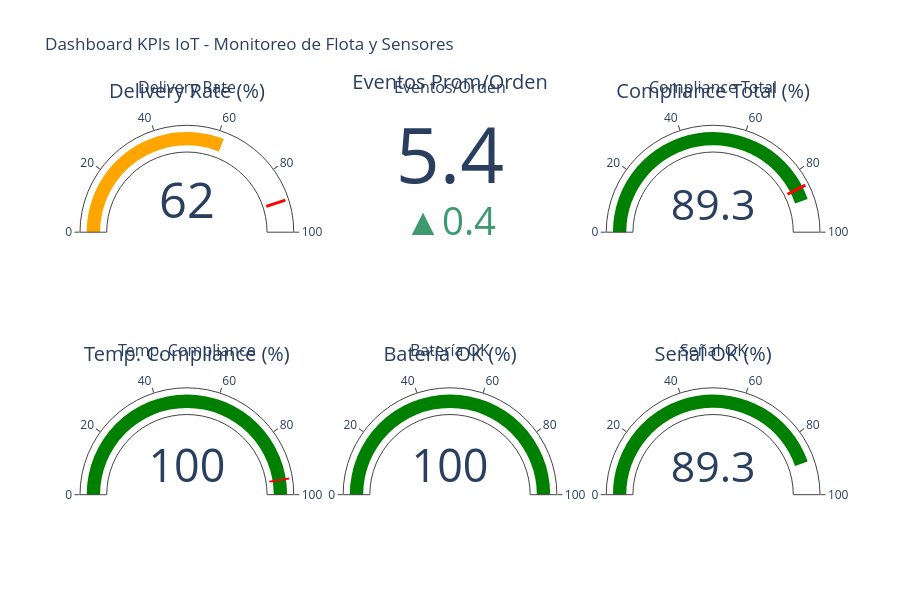

The notebook cell this image was saved under:
### Markdown cell above
---

## 📊 Paso 9: Dashboard de KPIs de Monitoreo IoT

### Code cell
# Calcular KPIs completos de monitoreo IoT
print("📊 KPIs de Monitoreo IoT - Red de Distribución\n")

# KPIs operativos
total_orders = df_transport['order_id'].nunique()
total_events = len(df_transport)
avg_events_per_order = total_events / total_orders
orders_delivered = (df_transport.groupby('order_id')['status'].apply(lambda x: 'DELIVERED' in x.values)).sum()
delivery_rate = (orders_delivered / total_orders * 100) if total_orders > 0 else 0

# KPIs de calidad de sensores
temp_compliance = ((~df_transport['temp_alert']).sum() / total_events * 100)
battery_health = ((~df_transport['battery_alert']).sum() / total_events * 100)
signal_quality = ((~df_transport['signal_alert']).sum() / total_events * 100)
overall_compliance = ((~df_transport['any_alert']).sum() / total_events * 100)

# Contar órdenes en cada estado (última actualización)
df_latest_status = df_transport.sort_values('timestamp').drop_duplicates('order_id', keep='last')
status_distribution = df_latest_status['status'].value_counts()

# Dashboard de KPIs con 6 indicadores
fig = make_subplots(
    rows=2, cols=3,
    subplot_titles=(
        'Delivery Rate', 'Eventos/Orden', 'Compliance Total',
        'Temp. Compliance', 'Batería OK', 'Señal OK'
    ),
    specs=[[{'type': 'indicator'}, {'type': 'indicator'}, {'type': 'indicator'}],
           [{'type': 'indicator'}, {'type': 'indicator'}, {'type': 'indicator'}]]
)

# Fila 1: KPIs operativos
fig.add_trace(go.Indicator(
    mode="gauge+number",
    value=delivery_rate,
    title={'text': "Delivery Rate (%)"},
    gauge={
        'axis': {'range': [None, 100]},
        'bar': {'color': "green" if delivery_rate >= 90 else "orange"},
        'threshold': {'line': {'color': "red", 'width': 3}, 'thickness': 0.75, 'value': 90}
    }
), row=1, col=1)

fig.add_trace(go.Indicator(
    mode="number+delta",
    value=avg_events_per_order,
    title={'text': "Eventos Prom/Orden"},
    delta={'reference': 5, 'relative': False}
), row=1, col=2)

fig.add_trace(go.Indicator(
    mode="gauge+number",
    value=overall_compliance,
    title={'text': "Compliance Total (%)"},
    gauge={
        'axis': {'range': [None, 100]},
        'bar': {'color': "green" if overall_compliance >= 85 else "red"},
        'threshold': {'line': {'color': "red", 'width': 3}, 'thickness': 0.75, 'value': 85}
    }
), row=1, col=3)

# Fila 2: KPIs de sensores
fig.add_trace(go.Indicator(
    mode="gauge+number",
    value=temp_compliance,
    title={'text': "Temp. Compliance (%)"},
    gauge={
        'axis': {'range': [None, 100]},
        'bar': {'color': "green" if temp_compliance >= 95 else "orange"},
        'threshold': {'line': {'color': "red", 'width': 2}, 'thickness': 0.75, 'value': 95}
    }
), row=2, col=1)

fig.add_trace(go.Indicator(
    mode="gauge+number",
    value=battery_health,
    title={'text': "Batería OK (%)"},
    gauge={
        'axis': {'range': [None, 100]},
        'bar': {'color': "green" if battery_health >= 90 else "red"}
    }
), row=2, col=2)

fig.add_trace(go.Indicator(
    mode="gauge+number",
    value=signal_quality,
    title={'text': "Señal OK (%)"},
    gauge={
        'axis': {'range': [None, 100]},
        'bar': {'color': "green" if signal_quality >= 80 else "orange"}
    }
), row=2, col=3)

fig.update_layout(
    title="Dashboard KPIs IoT - Monitoreo de Flota y Sensores",
    height=600,
    showlegend=False
)
fig.show()

# Resumen ejecutivo
print("\n📋 RESUMEN EJECUTIVO - MONITOREO IoT")
print("="*70)
print(f"\n🚚 OPERACIÓN:")
print(f"  Total de Órdenes: {total_orders}")
print(f"  Total de Eventos IoT: {total_events:,}")
print(f"  Eventos Promedio/Orden: {avg_events_per_order:.2f}")
print(f"  Delivery Rate: {delivery_rate:.1f}%")
print(f"  Órdenes Entregadas: {orders_delivered}/{total_orders}")

print(f"\n📡 CALIDAD DE SENSORES:")
print(f"  Compliance Total: {overall_compliance:.1f}%")
print(f"  Temperatura en Rango: {temp_compliance:.1f}%")
print(f"  Batería Saludable: {battery_health:.1f}%")
print(f"  Señal Adecuada: {signal_quality:.1f}%")

print(f"\n⚠️ ALERTAS:")
print(f"  Eventos con alertas: {df_transport['any_alert'].sum()} ({df_transport['any_alert'].sum()/total_events*100:.1f}%)")
print(f"  - Temperatura: {df_transport['temp_alert'].sum()}")
print(f"  - Batería: {df_transport['battery_alert'].sum()}")
print(f"  - Señal: {df_transport['signal_alert'].sum()}")

print(f"\n📊 DISTRIBUCIÓN POR ESTADO (última actualización):")
for status, count in status_distribution.items():
    print(f"  {status}: {count} órdenes ({count/total_orders*100:.1f}%)")

### Figure 1 — Plotly figure (JSON) as saved in the notebook; plotly's stock layout.template omitted (floating-point values rounded to 4 significant figures)
{"data": [{"domain": {"x": [0, 0.2889], "y": [0.625, 1]}, "gauge": {"axis": {"range": [null, 100]}, "bar": {"color": "orange"}, "threshold": {"line": {"color": "red", "width": 3}, "thickness": 0.75, "value": 90}}, "mode": "gauge+number", "title": {"text": "Delivery Rate (%)"}, "type": "indicator", "value": 62}, {"delta": {"reference": 5, "relative": false}, "domain": {"x": [0.3556, 0.6444], "y": [0.625, 1]}, "mode": "number+delta", "title": {"text": "Eventos Prom/Orden"}, "type": "indicator", "value": 5.4}, {"domain": {"x": [0.7111, 1], "y": [0.625, 1]}, "gauge": {"axis": {"range": [null, 100]}, "bar": {"color": "green"}, "threshold": {"line": {"color": "red", "width": 3}, "thickness": 0.75, "value": 85}}, "mode": "gauge+number", "title": {"text": "Compliance Total (%)"}, "type": "indicator", "value": 89.26}, {"domain": {"x": [0, 0.2889], "y": [0, 0.375]}, "gauge": {"axis": {"range": [null, 100]}, "bar": {"color": "green"}, "threshold": {"line": {"color": "red", "width": 2}, "thickness": 0.75, "value": 95}}, "mode": "gauge+number", "title": {"text": "Temp. Compliance (%)"}, "type": "indicator", "value": 100}, {"domain": {"x": [0.3556, 0.6444], "y": [0, 0.375]}, "gauge": {"axis": {"range": [null, 100]}, "bar": {"color": "green"}}, "mode": "gauge+number", "title": {"text": "Batería OK (%)"}, "type": "indicator", "value": 100}, {"domain": {"x": [0.7111, 1], "y": [0, 0.375]}, "gauge": {"axis": {"range": [null, 100]}, "bar": {"color": "green"}}, "mode": "gauge+number", "title": {"text": "Señal OK (%)"}, "type": "indicator", "value": 89.26}], "layout": {"annotations": [{"font": {"size": 16}, "showarrow": false, "text": "Delivery Rate", "x": 0.1444, "xanchor": "center", "xref": "paper", "y": 1, "yanchor": "bottom", "yref": "paper"}, {"font": {"size": 16}, "showarrow": false, "text": "Eventos/Orden", "x": 0.5, "xanchor": "center", "xref": "paper", "y": 1, "yanchor": "bottom", "yref": "paper"}, {"font": {"size": 16}, "showarrow": false, "text": "Compliance Total", "x": 0.8556, "xanchor": "center", "xref": "paper", "y": 1, "yanchor": "bottom", "yref": "paper"}, {"font": {"size": 16}, "showarrow": false, "text": "Temp. Compliance", "x": 0.1444, "xanchor": "center", "xref": "paper", "y": 0.375, "yanchor": "bottom", "yref": "paper"}, {"font": {"size": 16}, "showarrow": false, "text": "Batería OK", "x": 0.5, "xanchor": "center", "xref": "paper", "y": 0.375, "yanchor": "bottom", "yref": "paper"}, {"font": {"size": 16}, "showarrow": false, "text": "Señal OK", "x": 0.8556, "xanchor": "center", "xref": "paper", "y": 0.375, "yanchor": "bottom", "yref": "paper"}], "height": 600, "showlegend": false, "title": {"text": "Dashboard KPIs IoT - Monitoreo de Flota y Sensores"}}}
